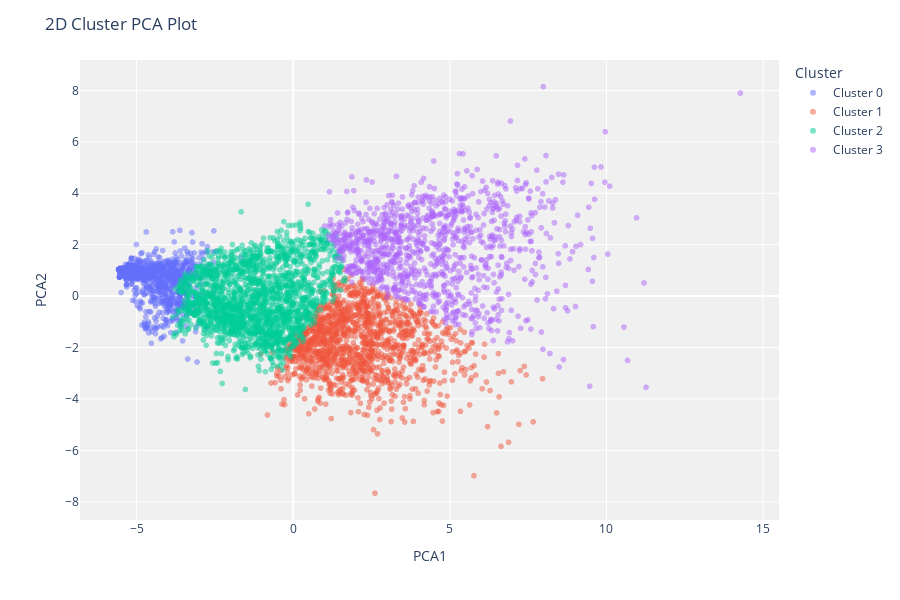

Notebook code cell kept with this figure:
### Code cell
pycc.evaluate_model(k4)
pycc.plot_model(k4, plot='cluster')

### Figure 1 — Plotly figure (JSON) as saved in the notebook; plotly's stock layout.template omitted (floating-point values rounded to 4 significant figures; data arrays with more than 128 entries replaced by an {"elided": "..."} marker saying what was removed)
{"data": [{"customdata": {"elided": "1154x1 str values"}, "hovertemplate": "Cluster=Cluster 0<br>PCA1=%{x}<br>PCA2=%{y}<br>Feature=%{customdata[0]}<extra></extra>", "legendgroup": "Cluster 0", "marker": {"color": "#636efa", "opacity": 0.5, "symbol": "circle"}, "mode": "markers", "name": "Cluster 0", "showlegend": true, "textposition": "top center", "type": "scattergl", "x": {"elided": "1154 float values"}, "xaxis": "x", "y": {"elided": "1154 float values"}, "yaxis": "y"}, {"customdata": {"elided": "1352x1 str values"}, "hovertemplate": "Cluster=Cluster 1<br>PCA1=%{x}<br>PCA2=%{y}<br>Feature=%{customdata[0]}<extra></extra>", "legendgroup": "Cluster 1", "marker": {"color": "#EF553B", "opacity": 0.5, "symbol": "circle"}, "mode": "markers", "name": "Cluster 1", "showlegend": true, "textposition": "top center", "type": "scattergl", "x": {"elided": "1352 float values"}, "xaxis": "x", "y": {"elided": "1352 float values"}, "yaxis": "y"}, {"customdata": {"elided": "1889x1 str values"}, "hovertemplate": "Cluster=Cluster 2<br>PCA1=%{x}<br>PCA2=%{y}<br>Feature=%{customdata[0]}<extra></extra>", "legendgroup": "Cluster 2", "marker": {"color": "#00cc96", "opacity": 0.5, "symbol": "circle"}, "mode": "markers", "name": "Cluster 2", "showlegend": true, "textposition": "top center", "type": "scattergl", "x": {"elided": "1889 float values"}, "xaxis": "x", "y": {"elided": "1889 float values"}, "yaxis": "y"}, {"customdata": {"elided": "1050x1 str values"}, "hovertemplate": "Cluster=Cluster 3<br>PCA1=%{x}<br>PCA2=%{y}<br>Feature=%{customdata[0]}<extra></extra>", "legendgroup": "Cluster 3", "marker": {"color": "#ab63fa", "opacity": 0.5, "symbol": "circle"}, "mode": "markers", "name": "Cluster 3", "showlegend": true, "textposition": "top center", "type": "scattergl", "x": {"elided": "1050 float values"}, "xaxis": "x", "y": {"elided": "1050 float values"}, "yaxis": "y"}], "layout": {"height": 600, "legend": {"title": {"text": "Cluster"}, "tracegroupgap": 0}, "margin": {"t": 60}, "plot_bgcolor": "rgb(240,240,240)", "title": {"text": "2D Cluster PCA Plot"}, "xaxis": {"anchor": "y", "domain": [0, 1], "title": {"text": "PCA1"}}, "yaxis": {"anchor": "x", "domain": [0, 1], "title": {"text": "PCA2"}}}}
